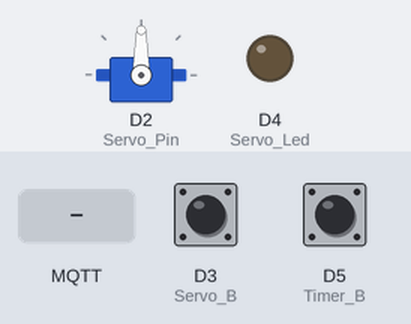
Recording of a sketch running on a simulated ESP8266 (NodeMCU). On the bench: servo, output pins drawn as LEDs (lit = HIGH). The inputs (shaded band) are chosen by the test bench; at power-on: D3 (Servo_B) HIGH, D5 (Timer_B) HIGH. WiFi joins after 1.5 s; servers stay silent unless stated; random numbers use the default seed unless the sketch sets one; no MQTT or app messages arrive unless stated; what the sketch prints to the serial monitor is not drawn.

Above: at 2.7 s.
2.8 s: MQTT message "1" arrives on the first subscribed topic
At 4.2 s:
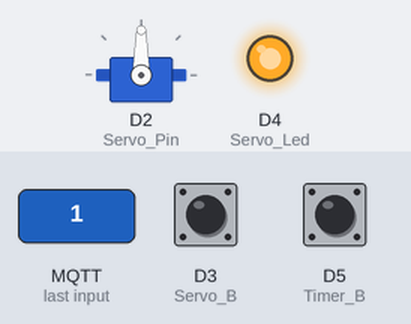
5.0 s: D3 (Servo_B) pulled LOW for 3.2 s
At 8.5 s:
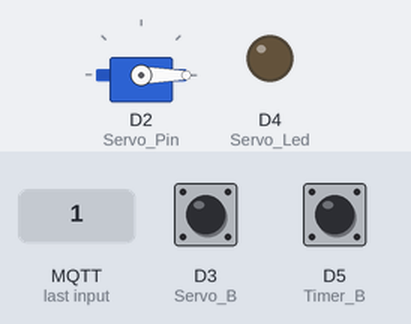
9.7 s: D3 (Servo_B) pulled LOW for 1 s
At 10.9 s:
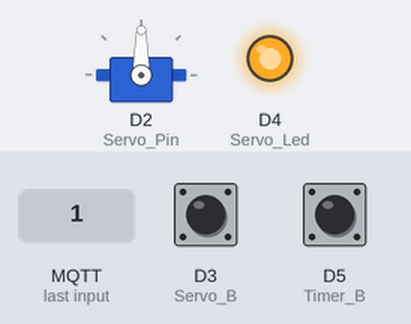
12.2 s: D3 (Servo_B) pulled LOW for 0.6 s
At 13.6 s:
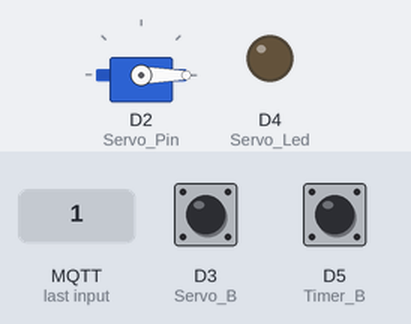
Timing chart, 0 to 15.2 s (numbered marks = the images above; inputs shaded):
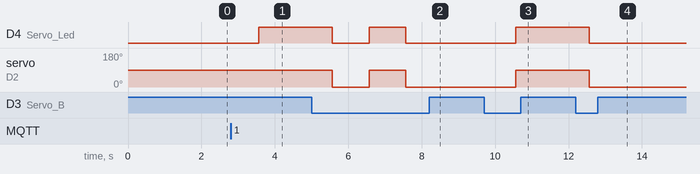

The sketch:

iot_gas_valve.ino
```cpp
/*
 Basic ESP8266 MQTT example
 This sketch demonstrates the capabilities of the pubsub library in combination
 with the ESP8266 board/library.
 It connects to an MQTT server then:
  - publishes "hello world" to the topic "outTopic" every two seconds
  - subscribes to the topic "inTopic", printing out any messages
    it receives. NB - it assumes the received payloads are strings not binary
  - If the first character of the topic "inTopic" is an 1, switch ON the ESP Led,
    else switch it off
 It will reconnect to the server if the connection is lost using a blocking
 reconnect function. See the 'mqtt_reconnect_nonblocking' example for how to
 achieve the same result without blocking the main loop.
 To install the ESP8266 board, (using Arduino 1.6.4+):
  - Add the following 3rd party board manager under "File -> Preferences -> Additional Boards Manager URLs":
       http://arduino.esp8266.com/stable/package_esp8266com_index.json
  - Open the "Tools -> Board -> Board Manager" and click install for the ESP8266"
  - Select your ESP8266 in "Tools -> Board"
*/

#include <ESP8266WiFi.h>
#include <PubSubClient.h>
#include <Servo.h>
// Update these with values suitable for your network.

const char* ssid = "olleh_WiFi_65EB";//wifi id
const char* password = "0000001774";//wifi pw
const char* mqtt_server = "piflask.iptime.org";
const char* device_id = "mqtt_gas";

WiFiClient espClient;
PubSubClient client(espClient);
unsigned long lastMsg = 0;
#define MSG_BUFFER_SIZE  (50)
char msg[MSG_BUFFER_SIZE];
int value = 0;

Servo servo;

int angle = 0;

int Servo_Pin = D2;
int Servo_B = D3;
int Servo_Led = D4;
int Timer_B = D5;

int gas_state = 0; // 밸브 상태
int timer_state = 0; // 타이머 상태
int timer_count = 0; // 설정시간(서버에서 받은 값)
int timer_left = 0; // 남은시간

int timer_set = 0; // 시작시간
int timer_now = 0; // 지금시간 (지금시간-시작시간>설정시간 == 종료)

void setup_wifi() {

  delay(10);
  // We start by connecting to a WiFi network
  Serial.println();
  Serial.print("Connecting to ");
  Serial.println(ssid);

  WiFi.mode(WIFI_STA);
  WiFi.begin(ssid, password);

  while (WiFi.status() != WL_CONNECTED) {
    delay(500);
    Serial.print(".");
  }

  randomSeed(micros());

  Serial.println("");
  Serial.println("WiFi connected");
  Serial.println("IP address: ");
  Serial.println(WiFi.localIP());
}

void callback(char* topic, byte* payload, unsigned int length) {
  Serial.print("Message arrived [");
  Serial.print(topic);
  Serial.print("] ");
  for (int i = 0; i < length; i++) {
    Serial.print((char)payload[i]);
  }
  Serial.println();

  //String ss = (char)payload[5]+(char)payload[6]+(char)payload[7];

  String topic_a = topic;

  // Switch on the LED if an 1 was received as first character
  if(topic_a == "valve"){
    if ((char)payload[0] == '1') {
      servo.write(90);
      digitalWrite(Servo_Led,HIGH);
      gas_state = 1;
    }
    else if ((char)payload[0] == '0'){
      servo.write(0);
      digitalWrite(Servo_Led,LOW);
      gas_state = 0;
    }
    if ((char)payload[2] == '1') {
      timer_state = 1;

      if(length<7){ //length참조하여 수정할 것 마지막 ? 넣는대서 +1
        timer_count = (char)payload[4]-'0';
      }
      else if(length<8){
        timer_count = ((char)payload[4]-'0')*10+((char)payload[5]-'0');
      }
      else if(length<9){
        timer_count = ((char)payload[4]-'0')*100+((char)payload[5]-'0')*10+((char)payload[6]-'0');
      }
    }

    else if ((char)payload[2] == '0'){

      timer_state = 0;
      timer_count = 0;
      timer_left = 0;
    }
  }
}


void timer_end(){
    timer_now = millis();
    int i = 30*60000;
    int j = timer_now-timer_set;
    timer_left = ((i-j)/60000)+1;
    timer_count = timer_left;
    if(j>i){
      servo.write(0);
      digitalWrite(Servo_Led,LOW);
      gas_state = 0;
      timer_state = 0;
      timer_count = 0;
      timer_set = 0;
      timer_now = 0;
      timer_left = 0;
    }
}

void reconnect() {
  // Loop until we're reconnected
  while (!client.connected()) {
    Serial.print("Attempting MQTT connection...");
    // Create a random client ID
    String clientId = "ESP8266Client-";
    clientId += String(random(0xffff), HEX);
    // Attempt to connect
    if (client.connect(clientId.c_str())) {
      Serial.println("connected");
      // Once connected, publish an announcement...
      //client.publish("/shc/valve", "{\"valve\" : \"connect\"}");
      // ... and resubscribe
      client.subscribe("valve");
    } else {
      Serial.print("failed, rc=");
      Serial.print(client.state());
      Serial.println(" try again in 5 seconds");
      // Wait 5 seconds before retrying
      delay(5000);
    }
  }
}

void valve_switch(){
  if(digitalRead(Servo_B)==LOW){// 버튼 제어
    if(gas_state == 0){
      digitalWrite(Servo_Led,HIGH);
      servo.write(90);
      gas_state = 1;
    }
    else if(gas_state == 1){
      digitalWrite(Servo_Led,LOW);
      servo.write(0);
      gas_state = 0;

      timer_state = 0;
      timer_count = 0;
      timer_left = 0;
    }
 }
 if(digitalRead(Timer_B)==LOW){// 버튼 제어
    if(timer_state == 0){
      timer_state = 2;  // 물리 제어시 2의 값
      timer_count = 30;
      timer_set = millis();
    }
    else if(timer_state == 1){
      timer_state = 0;
      timer_count = 0;
      timer_left = 0;

    }
    else if(timer_state == 2){
      timer_state = 0;
      timer_count = 0;
      timer_left = 0;
    }
 }
 delay(1000);
}

void setup() {
  servo.attach(Servo_Pin);
  pinMode(Servo_Led,OUTPUT);
  pinMode(Servo_B, INPUT_PULLUP);
  pinMode(Timer_B, INPUT_PULLUP);

  Serial.begin(115200);
  setup_wifi();
  client.setServer(mqtt_server, 1883);
  client.setCallback(callback);

}

void loop() {

  if (!client.connected()) {
    reconnect();
  }
  client.loop();
  valve_switch();


  if(timer_state == 2){
    timer_end();
  }
  unsigned long now = millis();
  if (now - lastMsg > 10000) {
    lastMsg = now;
    snprintf (msg, MSG_BUFFER_SIZE, "{\"valveState\" : %ld, \"valveTime\" : %ld}", gas_state,timer_state);
    Serial.print("Publish message: ");
    Serial.println(msg);
    client.publish("/shc/valve", msg);
  }
}
```

Measured:
- after the input at 2.8 s, D4 (Servo_Led): LOW → HIGH after 0.76 s
- after the input at 5.0 s, D4 (Servo_Led): HIGH → LOW after 0.57 s, → HIGH 1.0 s later, → LOW 1.0 s later; servo on D2 (Servo_Pin): 90° → 0° after 0.57 s, → 90° 1.0 s later, → 0° 1.0 s later
- after the input at 9.7 s, D4 (Servo_Led): LOW → HIGH after 0.87 s; servo on D2 (Servo_Pin): 0° → 90° after 0.87 s
- after the input at 12.2 s, D4 (Servo_Led): HIGH → LOW after 0.37 s; servo on D2 (Servo_Pin): 90° → 0° after 0.37 s
